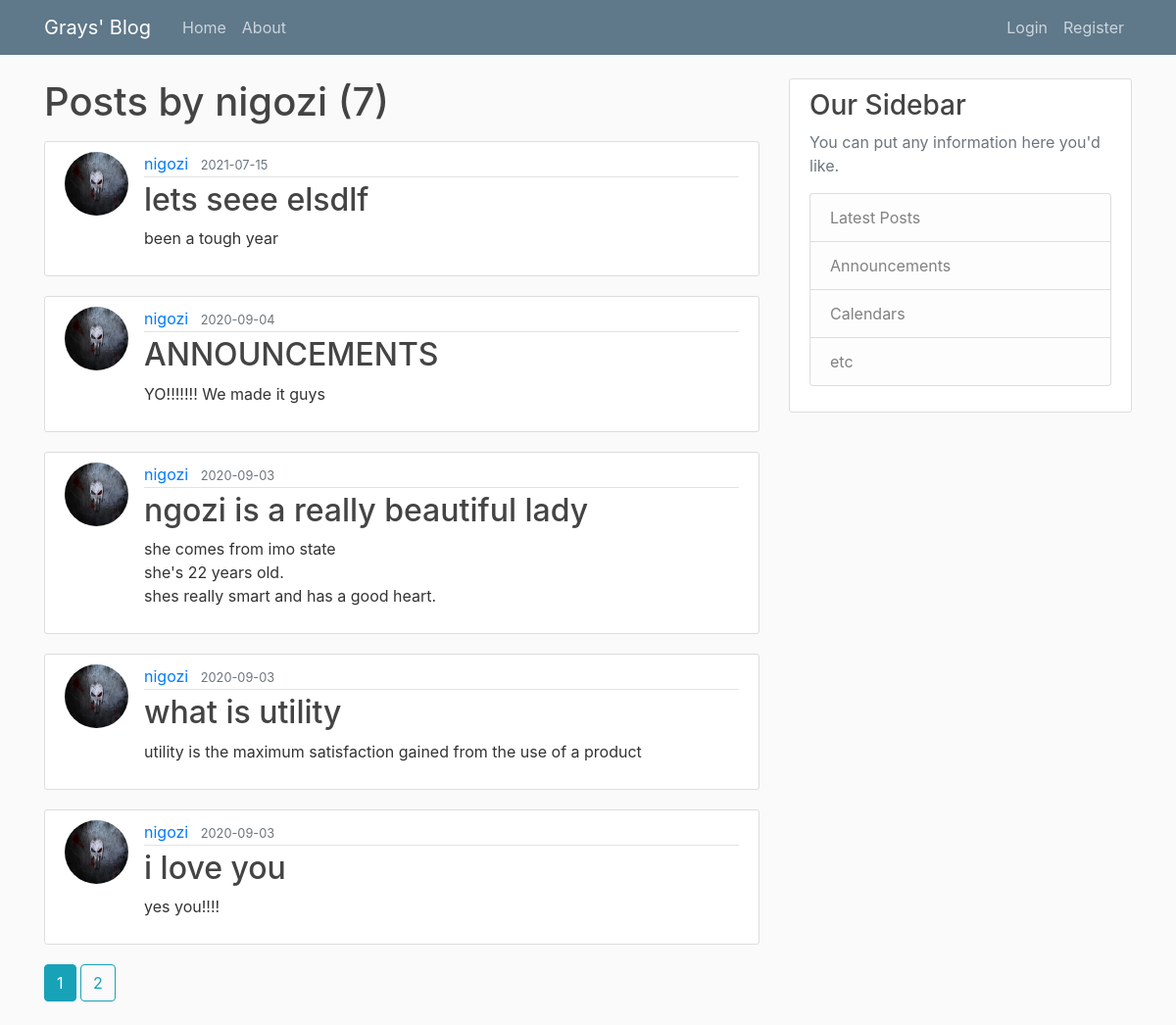
The app's page /user/nigozi with its own data.
### blog/models.py (models this page shows, shortened)
class User(db.Model, UserMixin):
    id = db.Column(db.Integer, primary_key=True)
    username = db.Column(db.String(20), unique=True, nullable=False)
    email = db.Column(db.String(120), unique=True, nullable=False)
    image_file = db.Column(db.String(20), nullable=False, default='default.jpg')
    password = db.Column(db.String(60), nullable=False)
    posts = db.relationship('Post', backref='author', lazy=True)

class Post(db.Model):
    id = db.Column(db.Integer, primary_key=True)
    title = db.Column(db.String(100), nullable=False)
    date_posted = db.Column(db.DateTime, nullable=False, default=datetime.utcnow)
    content = db.Column(db.Text, nullable=False)
    user_id = db.Column(db.Integer, db.ForeignKey('user.id'), nullable=False)

### blog/users/routes.py (the view)
@users.route("/user/<string:username>")
def user_posts(username):
    page = request.args.get('page', 1, type=int)
    user = User.query.filter_by(username=username).first_or_404()
    posts = Post.query.filter_by(author=user)\
        .order_by(Post.date_posted.desc())\
        .paginate(page=page, per_page=5)
    return render_template('user_posts.html', posts=posts, user=user)

### blog/templates/user_posts.html
{% extends "layout.html" %}
{% block content %}
    <h1 class="mb-3">Posts by {{ user.username }} ({{ posts.total }})</h1>
    {% for post in posts.items %}
        <article class="media content-section">
          <img class="rounded-circle article-img" src="{{ url_for('static', filename='profilepics/' + post.author.image_file) }}">
          <div class="media-body">
            <div class="article-metadata">
              <a class="mr-2" href="{{ url_for('users.user_posts', username=post.author.username) }}">{{ post.author.username }}</a>
              <small class="text-muted">{{ post.date_posted.strftime('%Y-%m-%d') }}</small>
            </div>
            <h2><a class="article-title" href="{{ url_for('posts.post', post_id=post.id) }}">{{ post.title }}</a></h2>
            <p class="article-content">{{ post.content }}</p>
          </div>
        </article>
    {% endfor %}
    {% for page_num in posts.iter_pages(left_edge=1, right_edge=1, left_current=1, right_current=2) %}
      {% if page_num %}
        {% if posts.page == page_num %}
          <a class="btn btn-info mb-4" href="{{ url_for('users.user_posts', username=user.username, page=page_num) }}">{{ page_num }}</a>
        {% else %}
          <a class="btn btn-outline-info mb-4" href="{{ url_for('users.user_posts', username=user.username, page=page_num) }}">{{ page_num }}</a>
        {% endif %}
      {% else %}
        ...
      {% endif %}
    {% endfor %}
{% endblock content %}

### blog/templates/layout.html (shortened to what this page needs)
<!DOCTYPE html>
<html>
<head>
    <link rel="stylesheet" href="https://maxcdn.bootstrapcdn.com/bootstrap/4.0.0/css/bootstrap.min.css">
    <link rel="stylesheet" type="text/css" href="{{ url_for('static', filename='main.css') }}">
</head>
<body>
    <header class="site-header">
      <nav class="navbar navbar-expand-md navbar-dark bg-steel fixed-top">
        <div class="container">
          <a class="navbar-brand mr-4" href="/">Grays' Blog</a>
          <div class="collapse navbar-collapse" id="navbarToggle">
            <div class="navbar-nav mr-auto">
              <a class="nav-item nav-link" href="{{ url_for('main.home') }}">Home</a>
              <a class="nav-item nav-link" href="{{ url_for('main.about') }}">About</a>
            </div>
            <div class="navbar-nav">
              {% if current_user.is_authenticated %}
                <a class="nav-item nav-link" href="{{ url_for('posts.new_post') }}">New Post</a>
                <a class="nav-item nav-link" href="{{ url_for('users.account') }}">Account</a>
                <a class="nav-item nav-link" href="{{ url_for('users.logout') }}">Logout</a>
              {% else %}
                <a class="nav-item nav-link" href="{{ url_for('users.login') }}">Login</a>
                <a class="nav-item nav-link" href="{{ url_for('users.register') }}">Register</a>
              {% endif %}
            </div>
          </div>
        </div>
      </nav>
    </header>
    <main role="main" class="container">
      <div class="row">
        <div class="col-md-8">
          {% block content %}{% endblock %}
        </div>
        <div class="col-md-4">
          <div class="content-section">
            <h3>Our Sidebar</h3>
            <p class='text-muted'>You can put any information here you'd like.
              <ul class="list-group">
                <li class="list-group-item list-group-item-light">Latest Posts</li>
                <li class="list-group-item list-group-item-light">Announcements</li>
                <li class="list-group-item list-group-item-light">Calendars</li>
                <li class="list-group-item list-group-item-light">etc</li>
              </ul>
            </p>
          </div>
        </div>
      </div>
    </main>
</body>
</html>

### blog/static/main.css (style rules this page uses)
body { background: #fafafa; color: #333333; margin-top: 5rem; }
h1, h2, h3, h4, h5, h6 { color: #444444; }
.bg-steel { background-color: #5f788a; }
.site-header .navbar-nav .nav-link { color: #cbd5db; }
.content-section { background: #ffffff; padding: 10px 20px; border: 1px solid #dddddd; border-radius: 3px; margin-bottom: 20px; }
.article-title { color: #444444; }
.article-content { white-space: pre-line; }
.article-img { height: 65px; width: 65px; margin-right: 16px; }
.article-metadata { padding-bottom: 1px; margin-bottom: 4px; border-bottom: 1px solid #e3e3e3 }

### records on screen
User: username "nigozi"
Post: image_file (picture), author.username "nigozi", date_posted "2021-07-15", title "lets seee elsdlf", content "been a tough year"
Post: image_file (picture), author.username "nigozi", date_posted "2020-09-04", title "ANNOUNCEMENTS", content "YO!!!!!!! We made it guys"
Post: image_file (picture), author.username "nigozi", date_posted "2020-09-03", title "ngozi is a really beautiful lady", content "she comes from imo state she's 22 years old. shes really smart and has a good heart."
Post: image_file (picture), author.username "nigozi", date_posted "2020-09-03", title "what is utility", content "utility is the maximum satisfaction gained from the use of a product"
Post: image_file (picture), author.username "nigozi", date_posted "2020-09-03", title "i love you", content "yes you!!!!"

### other values on screen
{{ posts.total }} "7"
{{ page_num }} "1"
{{ page_num }} "2"
